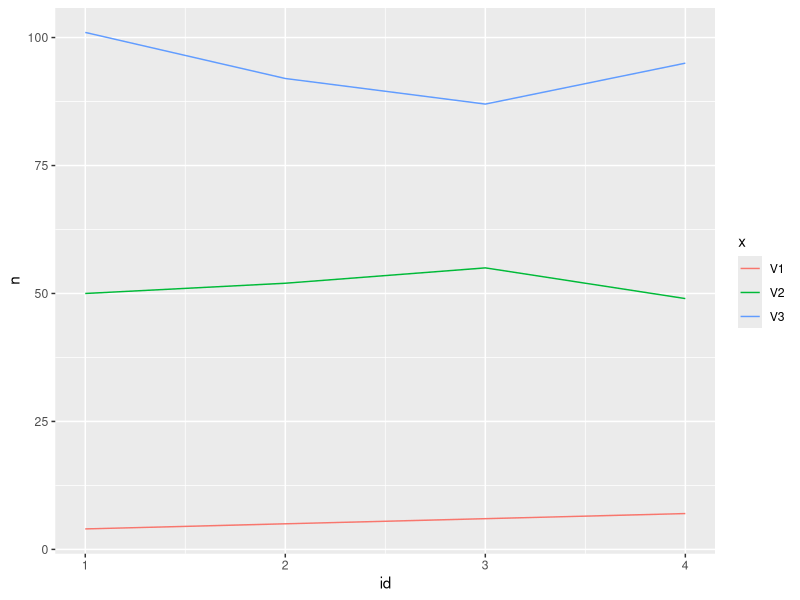
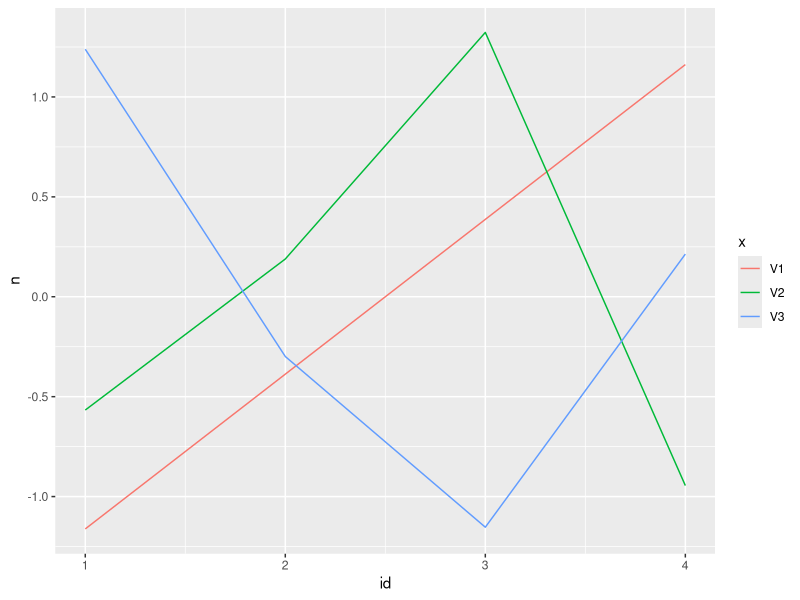

R code for these plots, in order:
library(ggplot2)
library(dplyr)
library(tidyr)

rm(list=ls())
## Dummy data
d <- matrix(4:15, 4,3)
d[,3] <- c(101, 92, 87, 95)
d[,2] <- c(50, 52, 55, 49)

## Use apply to get mean and sd by column
m <- apply(d, 2, mean)
sd <- apply(d, 2, sd)

## 1st step is to take mean from each value
trans <- sweep(d, 2, m, "-")

## 2nd step is to divide these values by sd to normalise
norm <- sweep(trans, 2, sd, "/")


## Combining all into df to plot in ggplot to illustrate
# 1st original non-normalised data
d <- as.data.frame(d)
d$id <- c(1:4)

df <- d %>%
        gather("x", "n", 1:3)

ggplot(df, aes(x=id, y=n, colour = x)) +
        geom_line()

# 2nd normalised data
n <- as.data.frame(norm)
n$id <- c(1:4)       

ndf <- n %>%
        gather("x", "n", 1:3)

ggplot(ndf, aes(x=id, y=n, colour = x)) +
        geom_line()





























